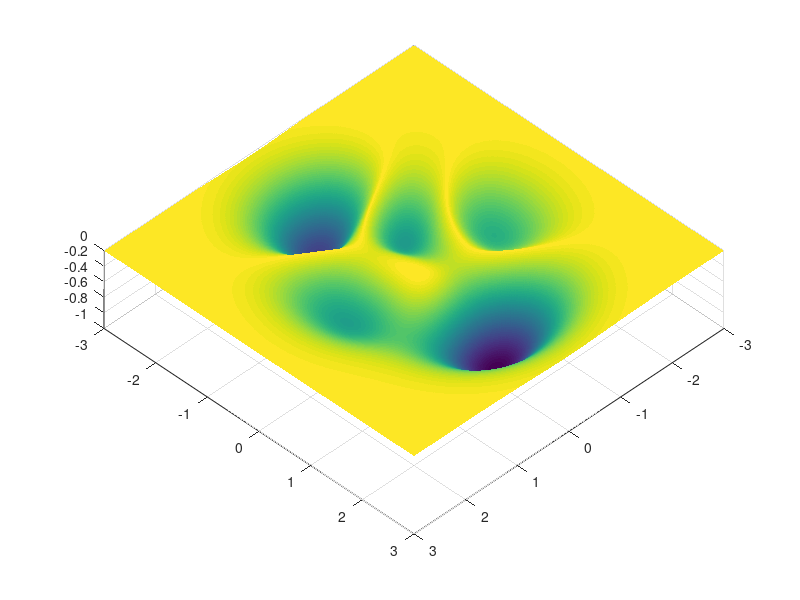

Write MATLAB code to recreate this figure.
close all;
clear all;
[x,y,z] = peaks(1000);

% has positive bumps too
%figure;
%surf(x,y,z);
z2 = -abs(z);

% wells too deep
%figure;
%surf(x,y,z2)

figure;
z3 = z2./10; % this makes no difference, need nonlinear scaling
s=surf(x,y,z3,'EdgeColor', 'none');

% change camera view angle, azimuth, elevation angle. 
view(135, 75)

% change colormap, unfortunately I think default JET is best. 
%map = colormap('copper');
%colormap(flipud(map))

